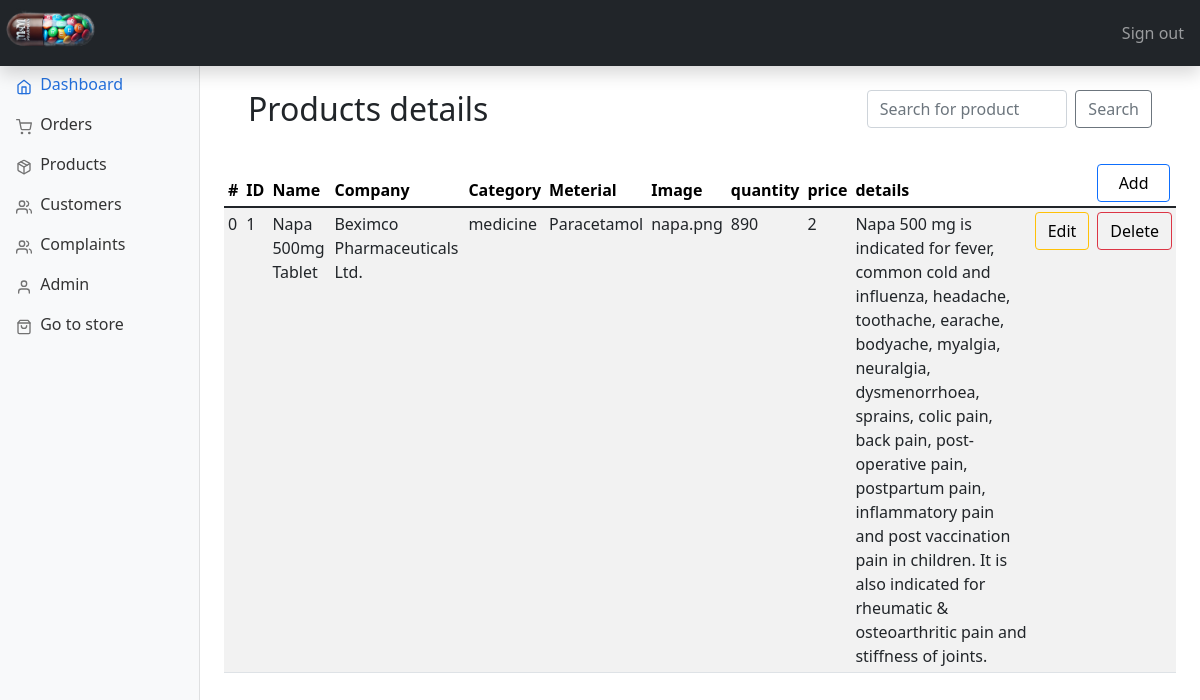
The app's page /admin/products.php?id=1 (signed in) with its own data.
### tables this page shows
CREATE TABLE `product` (
  `pdt_id` int(5) NOT NULL,
  `pdt_name` varchar(200) NOT NULL,
  `pdt_company` varchar(100) NOT NULL,
  `pdt_ctg` varchar(20) NOT NULL,
  `pdt_meterial` varchar(100) NOT NULL,
  `pdt_img` varchar(300) NOT NULL,
  `pdt_quantity` int(3) NOT NULL,
  `pdt_cost` int(10) NOT NULL,
  `pdt_details` text NOT NULL
);

### admin/includes/functions.php (called while the page is built, shortened)
<?php
$connection = mysqli_connect("localhost", "root", "", "m&m pharmacy");
function query($query)
{
    global $connection;
    $run = mysqli_query($connection, $query);
    $data = [];
    if ($run && mysqli_num_rows($run) > 0) {
        while ($row = $run->fetch_assoc()) {
            $data[] = $row;
        }
        return $data;
    } else {
        return [];
    }
}
function all_items()
{
    $query = "SELECT * FROM product";
    $data = query($query);
    return $data;
}
function get_item_details()
{
    if (isset($_GET['id'])) {
        $id = $_GET['id'];
        $query = "SELECT * FROM product WHERE pdt_id=$id";
        $data = query($query);
        if ($data) {
            $data[0]['id'] = $data[0]['pdt_id'];
        }
        return $data;
    }
}

### admin/products.php (the view, shortened to what this page needs)
<?php
include "includes/head.php";
?>
<body>
    <?php
    include "includes/header.php"
    ?>
    <?php
    include "includes/sidebar.php";
    ?>
    <main class="col-md-9 ms-sm-auto col-lg-10 px-md-4">
        <div class="container">
            <div class="row align-items-start">
                <div class="col">
                    <br>
                    <h2>Products details</h2>
                    <br>
                </div>
                <div class="col">
                    <br>
                    <form class="d-flex" method="GET" action="products.php">
                        <input class="form-control me-2 col" type="search" name="search_item_name" placeholder="Search for product" aria-label="Search">
                        <button class="btn btn-outline-secondary" type="submit" name="search_item" value="search">Search</button>
                    </form>
                    <br>
                </div>
            </div>
        </div>
        <div class="table-responsive">
            <table class="table table-striped table-sm">
                <thead>
                    <tr>
                        <th scope="col">#</th>
                        <th scope="col">ID</th>
                        <th scope="col">Name</th>
                        <th scope="col">Company</th>
                        <th scope="col">Category</th>
                        <th scope="col">Meterial</th>
                        <th scope="col">Image</th>
                        <th scope="col">quantity</th>
                        <th scope="col">price</th>
                        <th scope="col">details</th>
                        <th>
                        <th>
                            <button type="button" class="btn btn-outline-primary"><a style="text-decoration: none; color:black;" href="products.php?add=1"> &nbsp;&nbsp;Add&nbsp;&nbsp;</a></button>
                        </th>
                        </th>
                </thead>
                <tbody>
                    <?php
                    $data = all_items();
                    if (isset($_GET['search_item'])) {
                        $query = search_item();
                        if (isset($query)) {
                            $data = $query;
                        } else {
                            get_redirect("products.php");
                        }
                    } elseif (isset($_GET['id'])) {
                        $data = get_item_details();
                    }
                    if (isset($data)) {
                        $num = sizeof($data);
                        for ($i = 0; $i < $num; $i++) {
                    ?>
                            <tr>
                                <td><?php echo $i ?></td>
                                <td><?php echo $data[$i]['pdt_id'] ?></td>
                                <td><?php echo $data[$i]['pdt_name'] ?></td>
                                <td><?php echo $data[$i]['pdt_company'] ?></td>
                                <td><?php echo $data[$i]['pdt_ctg'] ?></td>
                                <td><?php echo $data[$i]['pdt_meterial'] ?></td>
                                <td><?php echo $data[$i]['pdt_img'] ?></td>
                                <td><?php echo $data[$i]['pdt_quantity'] ?></td>
                                <td><?php echo $data[$i]['pdt_cost'] ?></td>
                                <td><?php echo $data[$i]['pdt_details'] ?></td>
                                <td>
                                    <button type="button" class="btn pull-left btn-outline-warning"><a style="text-decoration: none; color:black;" href="products.php?edit=<?php echo $data[$i]['id'] ?>">Edit</a></button>
                                </td>
                                <td>
                                    <button type="button" class="btn pull-left btn-outline-danger"><a style="text-decoration: none; color:black;" href="products.php?delete=<?php echo $data[$i]['id'] ?>">Delete</a></button>
                                </td>
                            </tr>
                    <?php
                        }
                    }
                    ?>
                </tbody>
            </table>
        </div>
    </main>

### admin/dashboard.css (style rules this page uses)
body { font-size: 0.875rem; }

### records on screen
product: pdt_id "1", pdt_name "Napa 500mg Tablet", pdt_company "Beximco Pharmaceuticals Ltd.", pdt_ctg "medicine", pdt_meterial "Paracetamol", pdt_img "napa.png", pdt_quantity "890", pdt_cost "2", pdt_details "Napa 500 mg is indicated for fever, common cold and influenza, headache, toothache, earache, bodyache, myalgia, neuralgia, dysmenorrhoea, sprains, colic pain, back pain, post-operative pain, postpartum pain, inflammatory pain and post vaccination pain in children. It is also indicated for rheumatic & osteoarthritic pain and stiffness of joints."
